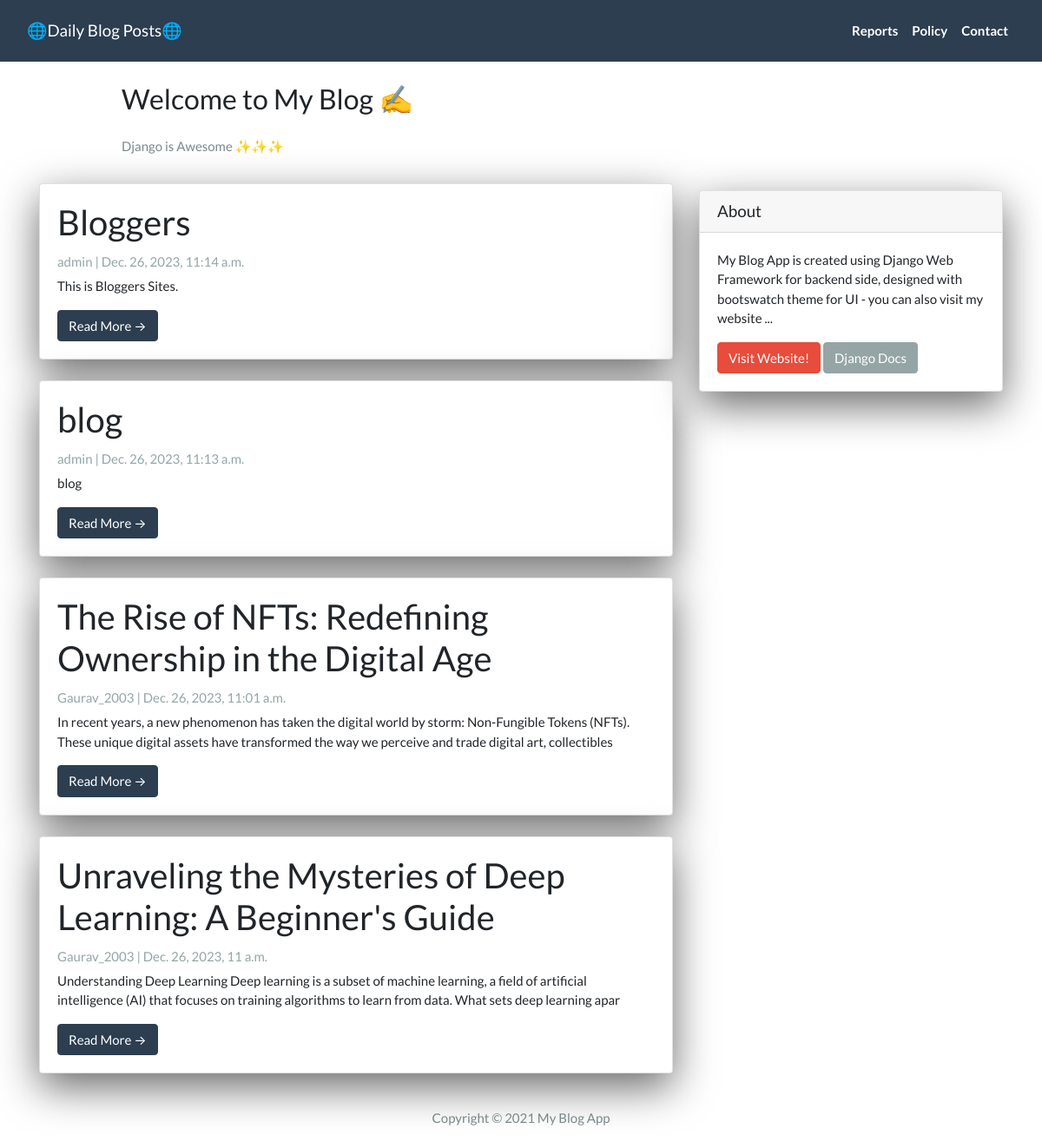
The page / on the database its author committed.
### App/models.py (models this page shows, shortened)
class Post(models.Model):
  title =  models.CharField(max_length=200, unique=True)
  slug =   models.SlugField(max_length=200, unique=True)
  author = models.ForeignKey(User, on_delete=models.CASCADE, related_name='blog_posts')
  created_on = models.DateTimeField(auto_now_add=True)
  updated_on = models.DateTimeField(auto_now=True)
  content = models.TextField()
  status = models.IntegerField(choices=STATUS, default=0)
  class Meta:
    ordering = ['-created_on']

### App/views.py (the view)
# urls.py: path('', views.PostList.as_view(), name="home"),
class PostList(generic.ListView):
  queryset = Post.objects.filter(status=1).order_by('-created_on')
  template_name = 'index.html'

### App/templates/index.html (shortened to what this page needs)
{% extends "base.html" %}
{% block content %}
<header class="masthead">
  <div class="container">
    <div class="row">
      <div class=" col-md-8 col-md-10 mx-auto">
        <div class="site-heading">
          <h3 class=" site-heading my-4 mt-3 text-black"> Welcome to My Blog ✍️ </h3>
          <p class="text-dark">Django is Awesome ✨✨✨ </p>
        </div>
      </div>
    </div>
  </div>
</header>
<div class="container">
  <div class="row">
    <div class="col-md-8 mt-3 left">
      {% for post in post_list %}
      <div class="card mb-4">
        <div class="card-body">
          <h2 class="card-title">{{ post.title }}</h2>
          <p class="card-text text-muted h6">{{ post.author }} | {{ post.created_on}} </p>
          <p class="card-text">{{post.content|slice:":200"}}</p>
          <a href="{% url 'post_detail' post.slug  %}" class="btn btn-primary">Read More &rarr;</a>
        </div>
      </div>
      {% endfor %}
    </div>
    {% block sidebar %}
    {% include 'sidebar.html' %}
    {% endblock sidebar %}
  </div>
</div>
{%endblock%}

### App/templates/base.html (shortened to what this page needs)
<!DOCTYPE html>
<html>
<head>
  <link rel="stylesheet" href="https://stackpath.bootstrapcdn.com/bootswatch/4.5.2/flatly/bootstrap.min.css">
</head>
<body>
  <nav class="navbar navbar-expand-lg navbar-dark bg-primary" id="mainNav">
    <div class="container-fluid">
      <a class="navbar-brand" href="{% url 'home' %}">🌐Daily Blog Posts🌐</a>
      <div class="collapse navbar-collapse" id="navbarResponsive">
        <ul class="navbar-nav ml-auto">
          <li class="nav-item text-black">
            <a class="nav-link text-black font-weight-bold" href="#">Reports</a>
          </li>
          <li class="nav-item text-black">
            <a class="nav-link text-black font-weight-bold" href="#">Policy</a>
          </li>
          <li class="nav-item text-black">
            <a class="nav-link text-black font-weight-bold" href="#">Contact</a>
          </li>
        </ul>
      </div>
    </div>
  </nav>
  {% block content %}{% endblock content %}
  <footer class="py-3 bg-grey">
    <p class="m-0 text-dark text-center ">Copyright &copy; 2021 My Blog App </p>
  </footer>
</body>
</html>

### App/templates/sidebar.html (shortened to what this page needs)
{% block sidebar %}
<div class="col-md-4 float-right ">
  <div class="card my-4">
    <h5 class="card-header">About</h5>
    <div class="card-body">
      <p class="card-text"> My Blog App is created using Django Web Framework for backend side, designed with bootswatch
        theme for UI - you can also visit my website ... </p>
      <a href="https://wordpress.org/" class="btn btn-danger">Visit Website!</a>
      <a href="https://docs.djangoproject.com/en/3.1/" class="btn btn-secondary">Django Docs</a>
    </div>
  </div>
</div>
{% endblock sidebar %}

### App/templates/sidebar.html (style rules this page uses)
.card { box-shadow: 0 16px 48px #6a6a6b; }

### rows shown on the page
Post: title "Bloggers", author "admin", created_on "Dec. 26, 2023, 11:14 a.m.", content "This is Bloggers Sites."
Post: title "blog", author "admin", created_on "Dec. 26, 2023, 11:13 a.m.", content "blog"
Post: title "The Rise of NFTs: Redefining Ownership in the Digital Age", author "Gaurav_2003", created_on "Dec. 26, 2023, 11:01 a.m.", content "In recent years, a new phenomenon has taken the digital world by storm: Non-Fungible Tokens (NFTs). These unique digital assets have transformed the way we perceive and trade digital art, collectibles"
Post: title "Unraveling the Mysteries of Deep Learning: A Beginner's Guide", author "Gaurav_2003", created_on "Dec. 26, 2023, 11 a.m.", content "Understanding Deep Learning Deep learning is a subset of machine learning, a field of artificial intelligence (AI) that focuses on training algorithms to learn from data. What sets deep learning apar"
